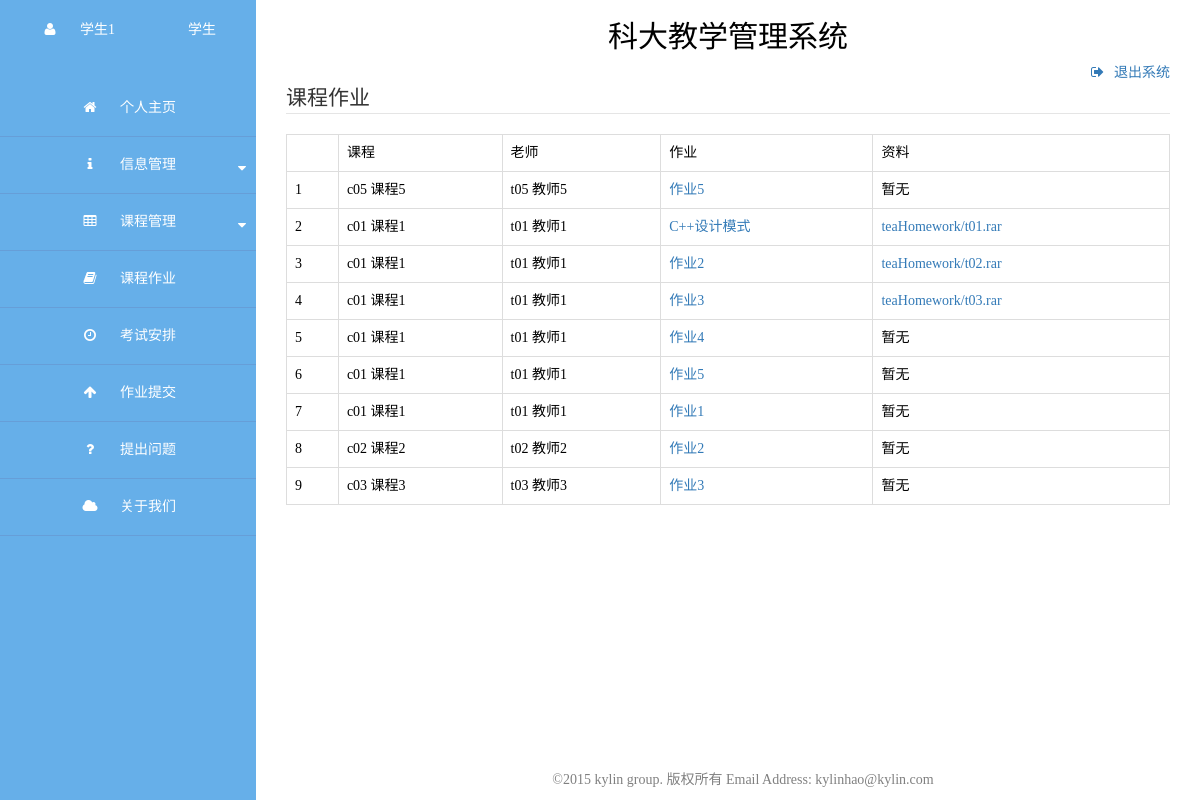
Page /student/homework/ (signed in) on the committed database.
### ustcjxxt/models.py (models this page shows, shortened)
class Student(models.Model):
    stuId = models.CharField(u'学号', max_length=20, primary_key=True)
    password = models.CharField(u'密码', max_length=60)
    name = models.CharField(u'姓名', max_length=30)
    age = models.IntegerField(u'年龄', blank=True)
    sex = models.CharField(u'性别', max_length=1, choices=sexType, blank=True)
    address = models.CharField(u'地址', max_length=60, blank=True)
    email = models.EmailField(u'邮箱', blank=True)
    headPic = models.ImageField(u'头像', upload_to='stuPic/', blank=True)
    class Meta:
        db_table = 'db_student'
        verbose_name_plural = u'学生'
        ordering = ["stuId"]

class TeaHomework(models.Model):
    title = models.CharField(u'作业', max_length=100)
    content = models.TextField(u'内容', blank=True)
    attachment = models.FileField(u'附件', upload_to="teaHomework/", blank=True)
    courseId = models.ForeignKey(Course, verbose_name=u'课程号')
    teaId = models.ForeignKey(Teacher, verbose_name=u'教师工号')
    class Meta:
        db_table = 'db_teacher_homework'
        verbose_name_plural = u'布置作业'

class Course(models.Model):
    courseId = models.CharField(u'课程号', max_length=30, primary_key=True)
    name = models.CharField(u'姓名', max_length=60)
    beginTime = models.DateField(u'开始时间', blank=True)
    endTime = models.DateField(u'结束时间', blank=True)
    classTime = models.CharField(u'上课时间', max_length=30)
    classroom = models.CharField(u'教室', max_length=30)
    examTime = models.CharField(u'考试时间', max_length=100, blank=True)
    ps = models.TextField(u'备注')
    class Meta:
        db_table = 'db_course'
        ordering = ["courseId"]
        verbose_name_plural = u'课程'
    def __unicode__(self):
        return u'%s %s' % (self.courseId, self.name)

class Teacher(models.Model):
    teaId = models.CharField(u'工号', max_length=20, primary_key=True)
    password = models.CharField(u'密码', max_length=60)
    name = models.CharField(u'姓名', max_length=30)
    age = models.IntegerField(u'年龄', blank=True)
    sex = models.CharField(u'性别', max_length=1, choices=sexType, blank=True)
    address = models.CharField(u'地址', max_length=60, blank=True)
    email = models.EmailField(u'邮箱', blank=True)
    headPic = models.ImageField(u'头像', upload_to='teaPic/', blank=True)
    class Meta:
        db_table = 'db_teacher'
        ordering = ["teaId"]
        verbose_name_plural = u'教师'
    def __unicode__(self):
        return u'%s %s' % (self.teaId, self.name)

### ustcjxxt/views.py (the view)
# urls.py: url(r'^student/homework/$', 'ustcjxxt.views.stu_homework'),
def stu_homework(req, line_id=0):
    user_id = req.session.get('user_id', 'null')
    print user_id
    if user_id == 'null':
        return HttpResponseRedirect('/')
    courses_info = SCourse.objects.filter(stuId=user_id)
    h_list = []
    for c in courses_info:
        homework_info = TeaHomework.objects.filter(courseId=c.courseId)
        for h in homework_info:
            h_list.append(h)
    user = get_user(user_id, 'student')
    line_id = int(line_id)
    return render_to_response('student/homework.html', {"user": user[0], "h_list": h_list, "line_id": line_id})

### ustcjxxt/views.py (called while the page is built)
def get_user(user_id, role_type):
    if role_type == 'student':
        user = Student.objects.filter(stuId=user_id)
    elif role_type == 'teacher':
        user = Teacher.objects.filter(teaId=user_id)
    elif role_type == 'assistant':
        user = Assistant.objects.filter(astId=user_id)
    else:
        user = 0
    return user

### templates/student/homework.html (shortened to what this page needs)
{% extends 'student/stu-main.html' %}
{% block content %}
    <fieldset>
        <legend>课程作业</legend>
            <table id="table" class="table table-bordered table-hover">
                <tr>
                    <td></td>
                    <td>课程</td>
                    <td>老师</td>
                    <td>作业</td>
                    <td>资料</td>
                </tr>
                {% for th in h_list %}
                    <tr>
                        <td>{{ forloop.counter }}</td>
                        <td>{{ th.courseId }}</td>
                        <td>{{ th.teaId }}</td>
                        <td><a href="{% url 'stu_homework' forloop.counter %}">{{ th.title }}</a></td>
                        <td>
                            {% if th.attachment %}
                                <a href="/upload/{{ th.attachment }}">{{ th.attachment }}</a></td>
                            {% else %}
                                暂无
                            {% endif %}
                    </tr>
                {% endfor %}
            </table>
        </div>
{% endblock %}

### templates/student/stu-main.html (shortened to what this page needs)
<!DOCTYPE html>
<html>
<head lang="en">
    <link rel="stylesheet" href="/static/css/bootstrap.min.css">
    <link rel="stylesheet" href="/static/css/main.css">
    <link rel="stylesheet" href="/static/css/font-awesome.min.css">
</head>
<body>
<div class="sidebar-menu">
    <div class="header">
        <div class="logo"><a><i class="fa fa-user icon-setting"></i>{{ user.name }}</a></div>
        <div class="sidebar-hide"><a>学生</a></div>
    </div>
    <div>
        <ul class="main-menu ">
            <li class="active">
                <a href="/student/" target=""><i class="fa fa-home icon-setting"></i>个人主页</a>
            </li>
            <li class="second-menu" id="second-menu1">
                <a href="javascript:void(0)">
                    <i class="fa fa-info  icon-setting"></i>信息管理
                    <i class="fa fa-caret-down icon-more"></i>
                </a>
            </li>
            <li class="second-menu" id="second-menu2">
                <a>
                    <i class="fa fa-table icon-setting "></i>课程管理
                    <i class="fa fa-caret-down icon-more"></i>
                </a>
            </li>
            <li>
                <a href="/student/homework/" target=""><i class="fa fa-book icon-setting"></i>课程作业</a>
            </li>
            <li>
                <a href="/student/exam/" target=""><i class="fa fa-clock-o icon-setting"></i>考试安排</a>
            </li>
            <li>
                      <a href="/student/homework-submit/" target=""><i class="fa fa-arrow-up icon-setting"></i>作业提交</a>
            </li>
            <li>
                <a href="/student/question/" target=""><i class="fa fa-question icon-setting"></i>提出问题</a>
            </li>
            <li>
                <a href="/student/about-us/" target=""><i class="fa fa-cloud icon-setting"></i>关于我们</a>
            </li>
        </ul>
    </div>
</div>
<div class="main-content">
    <div style="text-align: center;">
        <h2>科大教学管理系统</h2>
    </div>
    <div class="pull-right">
        <a href="/logout/"><i class="fa fa-sign-out" style="padding-right: 10px"></i>退出系统</a>
    </div>
    <div class="main-show">
        {% block content %}
        {% endblock %}
    </div>
    <div class="footer">
        &copy;2015 kylin group. 版权所有 Email Address: kylinhao@kylin.com
    </div>
</body>
</html>

### static/css/main.css (style rules this page uses)
body { font-family: "Microsoft YaHei"; color: black; min-width: 1000px; }
.sidebar-menu { position: absolute; width: 256px; left: 0; top: 0; bottom: 0; background-color: #66afe9; }
.header { color: white; padding-top: 20px; height: 60px; }
.logo { padding-left: 40px; float: left; }
.sidebar-hide { padding-right: 40px; float: right; }
.main-menu { padding: 0; margin-top: 20px; }
.main-menu li { text-align: center; padding: 0; margin: 0; line-height: 56px; list-style-type: none; position: relative; border-bottom: 1px solid #669ed8; }
li a, .header a { color: white; width: 256px; }
.icon-setting { padding-right: 20px; text-align: center; width: 40px; color: white; }
.icon-more { position: absolute; right: 10px; color: white; padding-top: 24px; }
.main-content { margin-left: 286px; margin-right: 30px; margin-top: 0; }
.main-show { min-height: 540px; padding-top: 20px; }
.footer { position: fixed; text-align: center; left: 286px; right: 0; bottom: 10px; margin-left: auto; margin-right: auto; color: gray; }

### templates/student/homework.html (style rules this page uses)
a { cursor: pointer; }

### rows in the picture
Student: name "学生1"
TeaHomework: courseId "c05 课程5", teaId "t05 教师5", title "作业5", attachment "暂无"
TeaHomework: courseId "c01 课程1", teaId "t01 教师1", title "C++设计模式", attachment "teaHomework/t01.rar"
TeaHomework: courseId "c01 课程1", teaId "t01 教师1", title "作业2", attachment "teaHomework/t02.rar"
TeaHomework: courseId "c01 课程1", teaId "t01 教师1", title "作业3", attachment "teaHomework/t03.rar"
TeaHomework: courseId "c01 课程1", teaId "t01 教师1", title "作业4", attachment "暂无"
TeaHomework: courseId "c01 课程1", teaId "t01 教师1", title "作业5", attachment "暂无"
TeaHomework: courseId "c01 课程1", teaId "t01 教师1", title "作业1", attachment "暂无"
TeaHomework: courseId "c02 课程2", teaId "t02 教师2", title "作业2", attachment "暂无"
TeaHomework: courseId "c03 课程3", teaId "t03 教师3", title "作业3", attachment "暂无"
